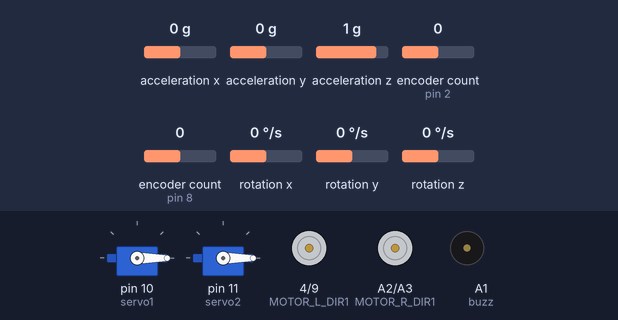
The sketch below on a simulated Arduino Uno, built with avr-gcc and run on an emulated ATmega328P. On the bench: 2 × servo, motor-driver pin pairs drawn as motors (green arrow = first pin HIGH = forward, orange = second pin HIGH = backward, longer = more drive, scaled by the enable pin), buzzer (waves = sounding, pin HIGH). The test bench sets the inputs (shaded band); at power-on: acceleration x 0 g, acceleration y 0 g, acceleration z 1 g, encoder count (sensors on pin 2, pin 8) 0, rotation x 0 °/s, rotation y 0 °/s, rotation z 0 °/s.

Above: at 6.3 s.
Timing chart, 0 to 7.8 s (numbered marks = the images above):
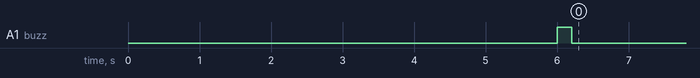

The sketch:

new.ino
```cpp
#include <Wire.h>
#include <MPU6050_light.h>
#include <Servo.h>
#include <Encoder.h>


// Create Servo objects (if needed for future use)
Servo servo1;
Servo servo2;


MPU6050 mpu(Wire);
Encoder encoder_right(8, 7);  // assuming encoder 1 ( 7,8 ) are channel a and b
Encoder encoder_left(2, 3);   // Left encoder pins A, B


// Pin definitions
#define encodPinAR 8
#define encodPinBR 7
#define encodPinAL 2
#define encodPinBL 3

const int buzz = A1;

// Right Motor (Motor A)
#define MOTOR_R_PWM 6
const int MOTOR_R_DIR1 = A2;
const int MOTOR_R_DIR2 = A3;

// Left Motor (Motor B)
#define MOTOR_L_PWM 5
const int MOTOR_L_DIR1 = 4;
const int MOTOR_L_DIR2 = 9;

// Timing variables
const float DT = 0.01f;  // 10ms loop time
unsigned long imuTimer = 0;
unsigned long controlTimer = 0;
unsigned long encoderTimer = 0;
unsigned long lastUpdateTime=0;

// Motor Parameters
const float MAX_PWM = 255.0;
const float COUNTS_PER_REV = 700.0;

// Encoder variables
volatile long wheel_pulse_count_left = 0;
volatile long wheel_pulse_count_right = 0;
long prev_encoder_right = 0;
long prev_encoder_left = 0;
int prevA_right = LOW;
int prevA_left = LOW;

// ===== PID PARAMETERS =====

// Velocity PID (start with these, tune as needed)
float Kp_vel = 0.0;
float Ki_vel = 0.0;
float Kd_vel = 0.0;
// Pitch PID
float Kp_pitch = 5440.0;
float Ki_pitch = 0.000;
float Kd_pitch = 0.15;

// Setpoints
float vel_setpoint = 0.0;
float pitch_setpoint = 0.0;

// PID variables
float error_pitch = 0;
float err_int_pitch = 0;
float err_der_pitch = 0;
float control_pitch = 0;
float err_prev_pitch = 0;

float error_vel = 0;
float err_int_vel = 0;
float err_der_vel = 0;
float control_vel = 0;
float err_prev_vel = 0;

// Integral windup limits
const float MAX_INT_PITCH = 100.0;
const float MAX_INT_VEL = 100.0;

// State variables
float x1 = 0.0;  // Average wheel position (rad)
float x2 = 0.0;  // Body pitch angle (rad)
float x3 = 0.0;  // Average wheel velocity (rad/s)
float x4 = 0.0;  // Body pitch rate (rad/s)

// MPU offset
//float angleZeroY = 0.0;


void updatesensor()
{


  mpu.update();

  // Get pitch angle and angular velocity
  x2 = (mpu.getAngleY()) * PI / 180.0;  // Body pitch angle (rad)
  x4 = (mpu.getGyroY()) * PI / 180.0;                   // Body pitch rate (rad/s)

  long curr_encoder_right = encoder_right.read();
  long curr_encoder_left = encoder_left.read();

  x3 = ((curr_encoder_right-prev_encoder_right)+(curr_encoder_left - prev_encoder_left)) / (2.0*DT);  // Average velocity
  //x3= ((enc_A - enc_A_prev) + (enc_B - enc_B_prev)) / (2*dt);
  //x1 += x3 * DT;  // Integrate to get position
  // Store previous values
  prev_encoder_right = curr_encoder_right;
  prev_encoder_left = curr_encoder_left;
}


void setMotorSpeed(bool isRight, float speed) {
  int pwm_pin = isRight ? MOTOR_R_PWM : MOTOR_L_PWM;
  int dir_pin1 = isRight ? MOTOR_R_DIR1 : MOTOR_L_DIR1;
  int dir_pin2 = isRight ? MOTOR_R_DIR2 : MOTOR_L_DIR2;


  if (speed >= 0) {
    analogWrite(pwm_pin, (int)abs(speed));
    digitalWrite(dir_pin1, LOW);
    digitalWrite(dir_pin2, HIGH);

  } else {
    analogWrite(pwm_pin, (int)abs(speed));
    digitalWrite(dir_pin1, HIGH);
    digitalWrite(dir_pin2, LOW);
  }
}

void stopMotors() {
  setMotorSpeed(true, 0);
  setMotorSpeed(false, 0);
}

void computeCascadePID() {
  // Safety check - 35 degrees is more realistic fall threshold
  if (abs(x2 * 180.0 / PI) > 35.0) {
    stopMotors();
    err_int_pitch = 0.0;
    err_int_vel = 0.0;
    return;
  }
  // ===== PITCH PID (Inner Loop) =====
  error_pitch = pitch_setpoint - x2;
  err_int_pitch += (error_pitch * DT);

  // Anti-windup for pitch integral
  //err_int_pitch = constrain(err_int_pitch, -MAX_INT_PITCH, MAX_INT_PITCH);

  //err_der_pitch = -x4;
  err_der_pitch= (error_pitch - err_prev_pitch)/DT;// got an alternative for der
  control_pitch = (Kp_pitch * error_pitch) + (Ki_pitch * err_int_pitch) + (Kd_pitch * err_der_pitch);
  err_prev_pitch = error_pitch;

  // ===== VELOCITY PID (Outer Loop) =====
  error_vel = vel_setpoint - x3;
  err_int_vel += (error_vel * DT);

  // Anti-windup for velocity integral
  //err_int_vel = constrain(err_int_vel, -MAX_INT_VEL, MAX_INT_VEL);

  err_der_vel = (error_vel - err_prev_vel) / DT;
  control_vel = (Kp_vel * error_vel) + (Ki_vel * err_int_vel) + (Kd_vel * err_der_vel);
  err_prev_vel = error_vel;

  // Combine control outputs
  float U_right = (control_pitch + control_vel);
  float U_left = (control_pitch + control_vel);

  // Constrain to valid PWM range
  U_right = constrain(U_right, -MAX_PWM, MAX_PWM);
  U_left = constrain(U_left, -MAX_PWM, MAX_PWM);

  // Send to motors
  setMotorSpeed(true, U_right);
  setMotorSpeed(false, U_left);

  // ===== Debug Output (Uncomment for tuning) =====
  /*
  Serial.print("Pitch:");
  Serial.print(x2 * 180.0 / PI, 2);
  Serial.print(" Vel:");
  Serial.print(x3, 2);
  Serial.print(" PWM:");
  Serial.println(U_right);
  */
}

void setup()
{
  Serial.begin(115200);
  Wire.begin();

  // Initialize MPU6050
  byte status =mpu.begin();
  while(status!=0){ }
  delay(1000);
  // Sample the upright angle
  lastUpdateTime = millis();
  while(millis()-lastUpdateTime <= 1000)
  mpu.calcOffsets();
  lastUpdateTime = millis();
  while(millis()-lastUpdateTime <= 3000) mpu.update();


  // Encoder pins
  pinMode(encodPinAL, INPUT_PULLUP);
  pinMode(encodPinBL, INPUT_PULLUP);
  pinMode(encodPinAR, INPUT_PULLUP);
  pinMode(encodPinBR, INPUT_PULLUP);

  // Motor pins
  pinMode(MOTOR_R_PWM, OUTPUT);
  pinMode(MOTOR_L_PWM, OUTPUT);
  pinMode(MOTOR_R_DIR1, OUTPUT);
  pinMode(MOTOR_R_DIR2, OUTPUT);
  pinMode(MOTOR_L_DIR1, OUTPUT);
  pinMode(MOTOR_L_DIR2, OUTPUT);

  pinMode(buzz, OUTPUT);

  // Initialize encoder state
  prevA_right = digitalRead(encodPinAR);
  prevA_left = digitalRead(encodPinAL);

  // Initialize timers
  imuTimer = millis();
  controlTimer = millis();
  encoderTimer = millis();

  // Beep to indicate ready
  digitalWrite(buzz, HIGH);
  delay(200);
  digitalWrite(buzz, LOW);

  // Optional: Initialize servos if used
  servo1.attach(10);
  servo2.attach(11);
  servo1.write(0);
  servo2.write(0);


}

void loop() {
  unsigned long now = millis();

  if((now-lastUpdateTime >= DT*1000))
  {
    lastUpdateTime = now;
    updatesensor();
    computeCascadePID();

  }

}
```
